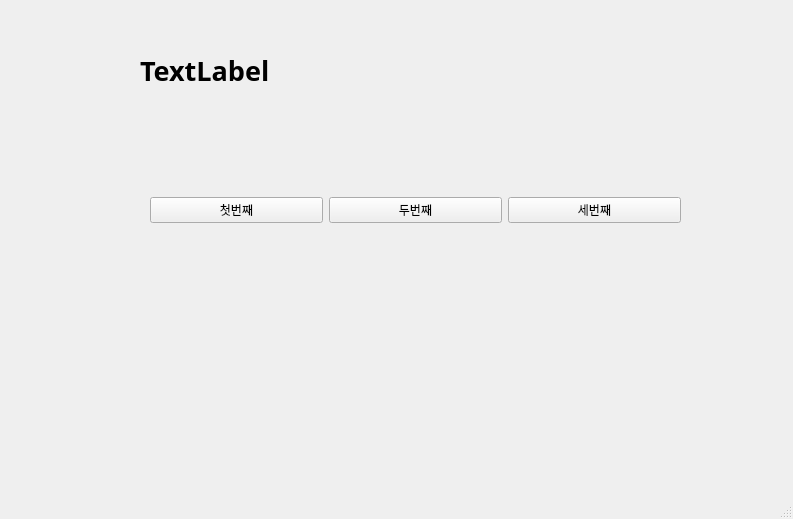
<?xml version="1.0" encoding="UTF-8"?>
<ui version="4.0">
 <class>MainWindow</class>
 <widget class="QMainWindow" name="MainWindow">
  <property name="geometry">
   <rect>
    <x>0</x>
    <y>0</y>
    <width>793</width>
    <height>519</height>
   </rect>
  </property>
  <property name="windowTitle">
   <string>MainWindow</string>
  </property>
  <widget class="QWidget" name="centralwidget">
   <widget class="QWidget" name="horizontalLayoutWidget">
    <property name="geometry">
     <rect>
      <x>150</x>
      <y>140</y>
      <width>531</width>
      <height>141</height>
     </rect>
    </property>
    <layout class="QHBoxLayout" name="horizontalLayout">
     <item>
      <widget class="QPushButton" name="pushButton">
       <property name="text">
        <string>첫번째</string>
       </property>
      </widget>
     </item>
     <item>
      <widget class="QPushButton" name="pushButton_2">
       <property name="text">
        <string>두번째</string>
       </property>
      </widget>
     </item>
     <item>
      <widget class="QPushButton" name="pushButton_3">
       <property name="text">
        <string>세번째</string>
       </property>
      </widget>
     </item>
    </layout>
   </widget>
   <widget class="QLabel" name="label">
    <property name="geometry">
     <rect>
      <x>140</x>
      <y>40</y>
      <width>541</width>
      <height>61</height>
     </rect>
    </property>
    <property name="font">
     <font>
      <family>맑은 고딕</family>
      <pointsize>20</pointsize>
      <weight>75</weight>
      <bold>true</bold>
     </font>
    </property>
    <property name="text">
     <string>TextLabel</string>
    </property>
   </widget>
  </widget>
  <widget class="QMenuBar" name="menubar">
   <property name="geometry">
    <rect>
     <x>0</x>
     <y>0</y>
     <width>793</width>
     <height>26</height>
    </rect>
   </property>
  </widget>
  <widget class="QStatusBar" name="statusbar"/>
 </widget>
 <resources/>
 <connections>
  <connection>
   <sender>pushButton</sender>
   <signal>clicked()</signal>
   <receiver>MainWindow</receiver>
   <slot>firstClick()</slot>
   <hints>
    <hint type="sourcelabel">
     <x>187</x>
     <y>233</y>
    </hint>
    <hint type="destinationlabel">
     <x>223</x>
     <y>277</y>
    </hint>
   </hints>
  </connection>
  <connection>
   <sender>pushButton_2</sender>
   <signal>clicked()</signal>
   <receiver>MainWindow</receiver>
   <slot>secondClick()</slot>
   <hints>
    <hint type="sourcelabel">
     <x>380</x>
     <y>236</y>
    </hint>
    <hint type="destinationlabel">
     <x>421</x>
     <y>274</y>
    </hint>
   </hints>
  </connection>
  <connection>
   <sender>pushButton_3</sender>
   <signal>clicked()</signal>
   <receiver>MainWindow</receiver>
   <slot>thirdClick()</slot>
   <hints>
    <hint type="sourcelabel">
     <x>579</x>
     <y>234</y>
    </hint>
    <hint type="destinationlabel">
     <x>620</x>
     <y>282</y>
    </hint>
   </hints>
  </connection>
 </connections>
 <slots>
  <slot>firstClick()</slot>
  <slot>secondClick()</slot>
  <slot>thirdClick()</slot>
 </slots>
</ui>
